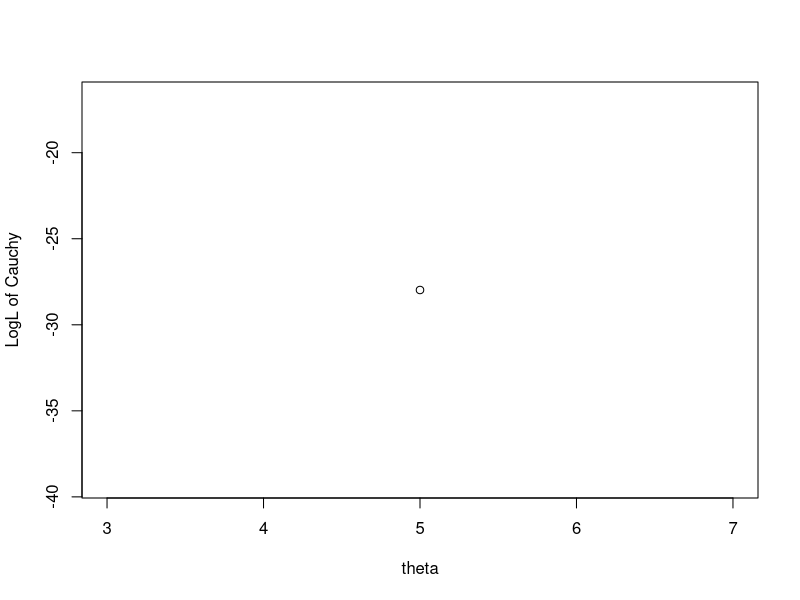

R code for this plot:
## ---- chunk 1
knitr::opts_chunk$set(echo = TRUE)
## ---- chunk 2
set.seed(20180909)

loglik <- function(theta,x) sum(-log(pi) - log(1 + (x - theta)^2))
theta<- 5
x<- rcauchy(10, 5, 1)
plot(theta,sapply(theta,loglik,x),ylab="LogL of Cauchy")
## ---- chunk 3
g <- function(theta) sum(2 * (x - theta)/(1 + (x - theta)^2))
dg <- function(theta) sum((2 * (x - theta)^2 - 2)/(1 + (x - theta)^2)^2)
newton<- function(fun, dfun, x0, eps, maxit){
  for (i in 1:maxit) {
    x1 <- x0 - fun(x0) / dfun(x0)
    if (abs(x1 - x0) < eps || abs(fun(x1)) < eps)
      return(x1)
    x0 <- x1
  }
  return(NA)
}

init <- seq(-10, 20, by = 0.5)
sapply(init, function(x) newton(g, dg, x, 1e-6, 1000))
## ---- chunk 4
f1<- function(theta) sum(2 * (x - theta)/(1 + (x - theta)^2))+ theta
f2<- function(theta) 0.64 * sum(2 * (x - theta)/(1 + (x - theta)^2))+ theta
f3<- function(theta) 0.25 * sum(2 * (x - theta)/(1 + (x - theta)^2))+ theta

fixed<- function(fun, x0, eps, maxit){
  for (i in 1 : maxit){
    x1<- fun(x0)
    if (abs(x1-x0)< eps)
      return(x1)
    x0 <- x1
  }
  return(NA)
}

init <- seq(-10, 20, by = 0.5)
sapply(init, function(x) fixed(f1, x, 1e-6, 1000))
init <- seq(-10, 20, by = 0.5)
sapply(init, function(x) fixed(f2, x, 1e-6, 1000))
init <- seq(-10, 20, by = 0.5)
sapply(init, function(x) fixed(f3, x, 1e-6, 1000))

## ---- chunk 5
g <- function(theta) sum(2 * (x - theta)/(1 + (x - theta)^2))

newtons<- function(fun, x0, eps, maxit){
  for (i in 1 : maxit){
    x1<- x0 + 2 * fun(x0)/ length(x)
    if (abs(x1 - x0) < eps || abs(fun(x1)) < eps)
      return(x1)
    x0 <- x1
  }
  return(NA)
}

init <- seq(-10, 20, by = 0.5)
sapply(init, function(x) newtons(g, x, 1e-6, 1000))
